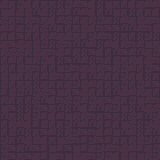

This game map was drawn from its Tiled (.tmx) file and the tilesets committed beside it. A one-line description and the full map source follow:
An orthogonal 20x20 tile map with 8x8 px tiles, 2 tile layers (Ground, walls).

<map version="1.5" tiledversion="1.7.2" orientation="orthogonal" renderorder="right-down" width="20" height="20" tilewidth="8" tileheight="8" infinite="0" nextlayerid="3" nextobjectid="1">
 <tileset firstgid="1" name="topdown" tilewidth="8" tileheight="8" tilecount="64" columns="8">
  <image source="microFantasy.v0.4/tilesets/topdown.png" width="64" height="64" />
 </tileset>
 <layer id="1" name="Ground" width="20" height="20">
  <data encoding="csv">
35,28,41,36,44,27,27,29,41,51,45,36,29,25,27,37,36,26,50,50,
25,36,35,33,49,35,29,51,52,49,50,36,37,49,25,28,29,44,28,36,
34,28,53,43,53,27,36,51,34,37,26,43,41,26,29,50,26,33,26,53,
50,52,26,41,44,34,49,28,37,27,33,36,53,45,45,49,49,51,53,33,
44,36,45,37,37,43,51,26,35,27,52,42,51,53,29,27,37,29,42,29,
26,45,35,26,33,41,29,34,53,49,49,50,29,50,36,43,53,51,25,27,
43,34,34,43,33,26,53,35,52,43,29,45,36,37,49,45,51,49,26,41,
37,50,37,25,43,41,36,29,45,49,51,29,53,44,33,27,43,36,35,53,
43,37,33,27,53,37,37,25,42,53,26,35,43,45,43,41,50,37,41,45,
33,25,44,43,37,51,33,53,27,44,52,49,51,44,44,42,44,36,29,28,
33,37,27,27,29,26,28,28,26,42,33,50,44,28,27,41,37,41,52,45,
52,33,41,49,41,34,45,25,44,45,35,44,44,37,49,35,50,43,26,37,
43,44,28,37,34,49,36,53,34,41,51,41,26,45,35,28,41,25,51,53,
25,45,29,29,41,45,27,49,29,49,36,51,49,43,42,25,29,49,35,34,
49,27,29,36,42,52,36,50,25,43,43,53,28,45,27,29,34,52,49,42,
37,43,50,36,52,33,37,28,42,49,50,49,44,52,44,25,34,29,42,35,
37,33,49,29,28,45,50,29,43,42,45,53,36,50,25,49,50,29,51,49,
42,28,49,35,33,36,27,25,34,53,52,42,45,52,28,28,43,33,42,49,
41,45,43,49,45,52,25,52,45,25,52,26,42,51,53,35,50,52,26,41,
41,45,27,45,26,52,25,53,25,33,26,53,42,41,36,33,33,25,43,42
</data>
 </layer>
 <layer id="2" name="walls" width="20" height="20">
  <data encoding="csv">
0,0,0,0,0,0,0,0,0,0,0,0,0,0,0,0,0,0,0,0,
0,0,0,0,0,0,0,0,0,0,0,0,0,0,0,0,0,0,0,0,
0,0,0,0,0,0,0,0,0,0,0,0,0,0,0,0,0,0,0,0,
0,0,0,0,0,0,0,0,0,0,0,0,0,0,0,0,0,0,0,0,
0,0,0,0,0,0,0,0,0,0,0,0,0,0,0,0,0,0,0,0,
0,0,0,0,0,0,0,0,0,0,0,0,0,0,0,0,0,0,0,0,
0,0,0,0,0,0,0,0,0,0,0,0,0,0,0,0,0,0,0,0,
0,0,0,0,0,0,0,0,0,0,0,0,0,0,0,0,0,0,0,0,
0,0,0,0,0,0,0,0,0,0,0,0,0,0,0,0,0,0,0,0,
0,0,0,0,0,0,0,0,0,0,0,0,0,0,0,0,0,0,0,0,
0,0,0,0,0,0,0,0,0,0,0,0,0,0,0,0,0,0,0,0,
0,0,0,0,0,0,0,0,0,0,0,0,0,0,0,0,0,0,0,0,
0,0,0,0,0,0,0,0,0,0,0,0,0,0,0,0,0,0,0,0,
0,0,0,0,0,0,0,0,0,0,0,0,0,0,0,0,0,0,0,0,
0,0,0,0,0,0,0,0,0,0,0,0,0,0,0,0,0,0,0,0,
0,0,0,0,0,0,0,0,0,0,0,0,0,0,0,0,0,0,0,0,
0,0,0,0,0,0,0,0,0,0,0,0,0,0,0,0,0,0,0,0,
0,0,0,0,0,0,0,0,0,0,0,0,0,0,0,0,0,0,0,0,
0,0,0,0,0,0,0,0,0,0,0,0,0,0,0,0,0,0,0,0,
0,0,0,0,0,0,0,0,0,0,0,0,0,0,0,0,0,0,0,0
</data>
 </layer>
</map>
